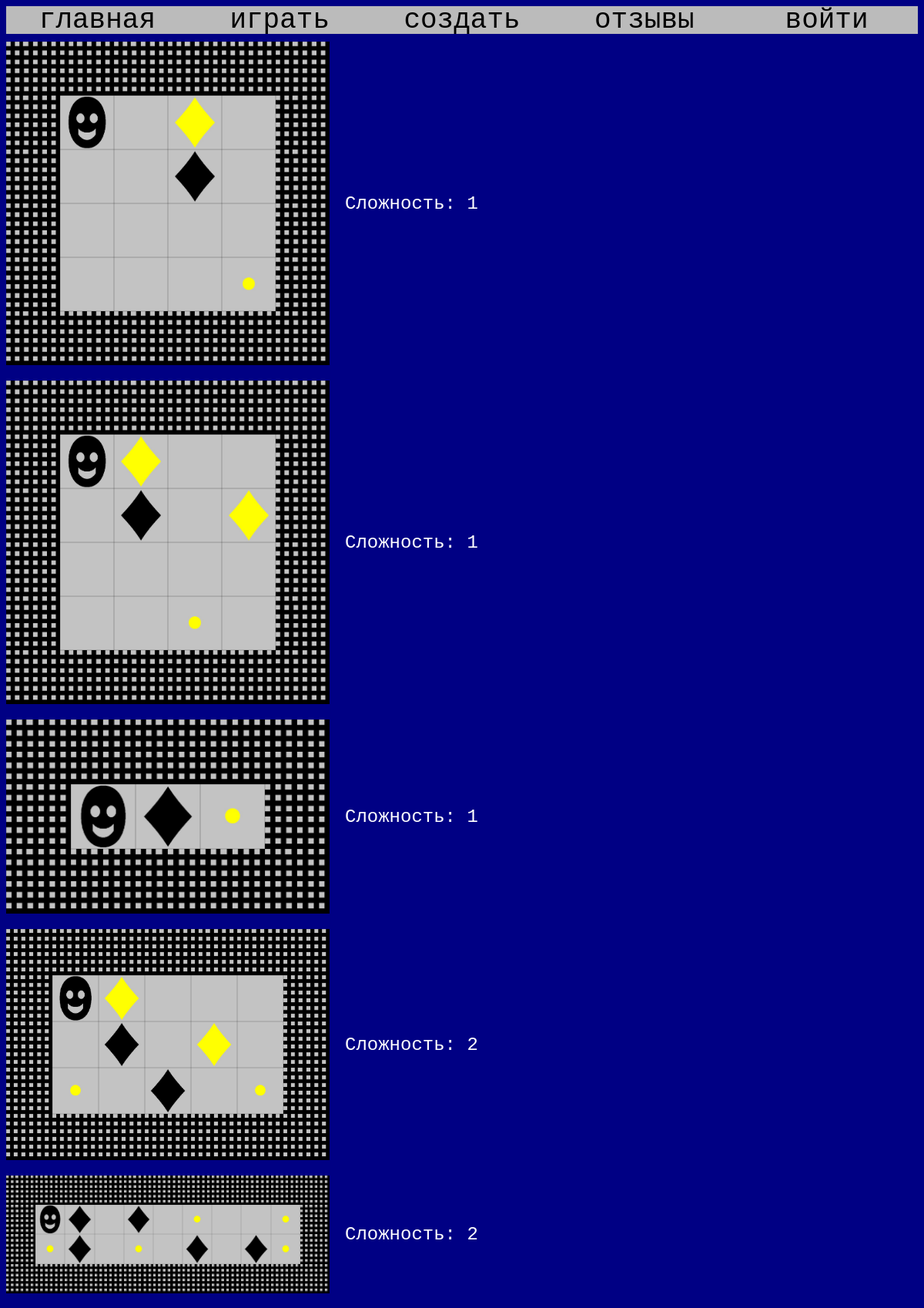
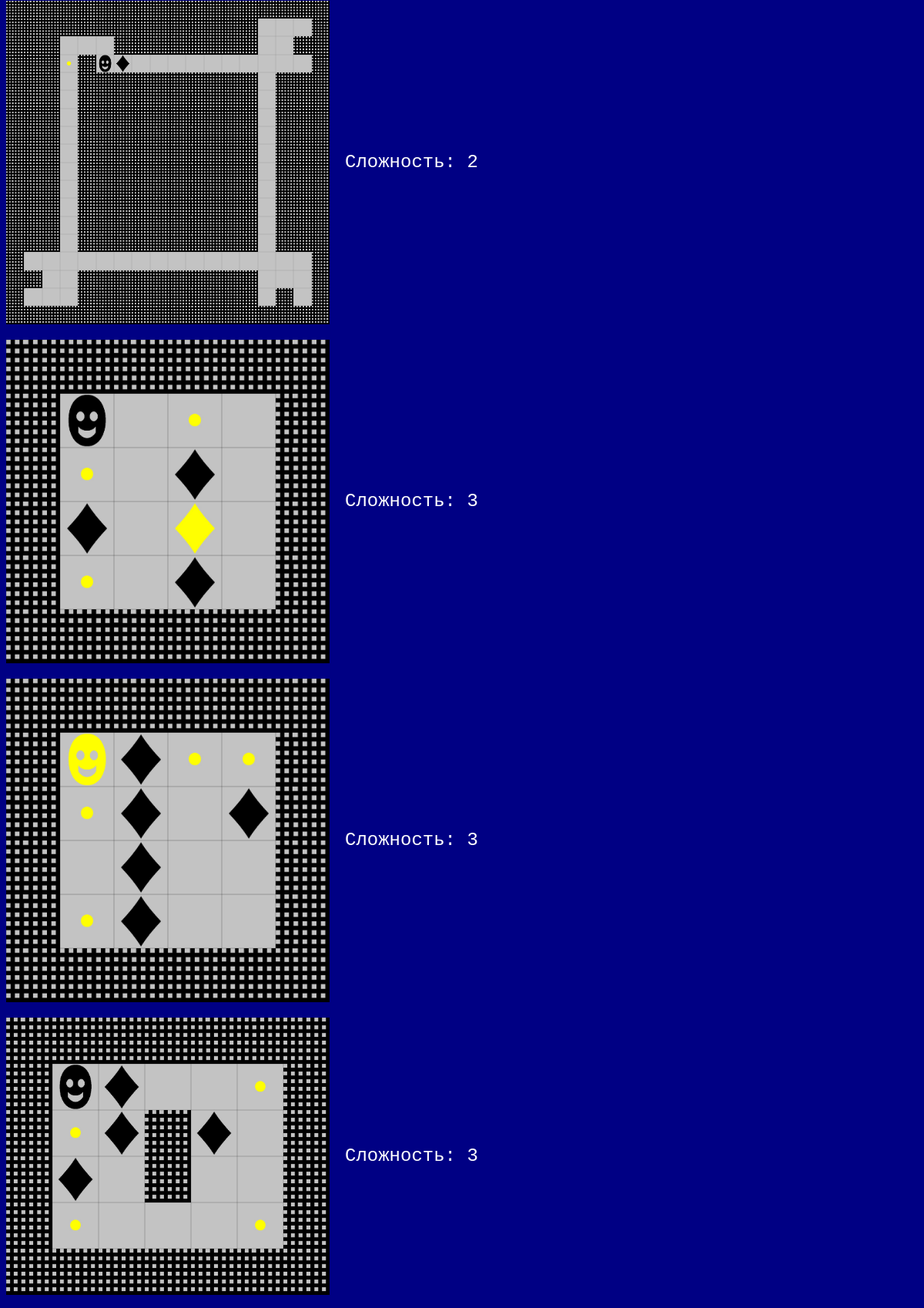
The page /play.php (upper part) on the database its author committed (2 pictures, top to bottom).
### tables this page shows
CREATE TABLE `tasks` (
  `ID` int(11) NOT NULL,
  `difficulty` int(11) NOT NULL,
  `columnCount` int(11) NOT NULL,
  `rowCount` int(11) NOT NULL,
  `pos` text NOT NULL
);

### modules/Content.php (called while the page is built, shortened)
<?php
function GetTasks($link, $param)
{
    $tasksResource = mysqli_query($link, "SELECT * FROM `Tasks` ORDER BY `" . $param . "` ASC");
    $i = 0;
    while ($task= mysqli_fetch_assoc($tasksResource))
    {
        $i++;
        $tasks[$i] = $task;
    }
    return $tasks;
}

### play.php (the view, shortened to what this page needs)
<!DOCTYPE html>
<html>
    <head>
         <link rel="stylesheet" type="text/css" href="css/play.css">
         <link rel="stylesheet" type="text/css" href="css/header.css">
         <link rel="stylesheet" type="text/css" href="css/footer.css">
    </head>
    <body>
        <?php
            require './modules\Content.php';
            $link = MySqlConnect();
            if (isset($_SESSION['login']))
            {
            $enterHeaderWord = $_SESSION['login'];
            $enterHeaderWordRef = "profile.php";
            }
            else
            {
                $enterHeaderWord = "войти";
                $enterHeaderWordRef = "registration.php";
            }
        ?>
        <?php
        $home = "главная"; $play = "играть"; $create = "создать"; $reviews = "отзывы";
        ?>
        <header class="header">
            <div class="headerBlock"><a class="headerWord" href="index.php"><?php echo $home;?></a></div>
            <div class="headerBlock"><a class="headerWord" href="play.php"><?php echo $play;?></a></div>
            <div class="headerBlock"><a class="headerWord" href="1"><?php echo $create;?></a></div>
            <div class="headerBlock"><a class="headerWord" href="review.php"><?php echo $reviews;?></a></div>
            <div class="headerBlock"><a class="headerWord" href=<?php echo $enterHeaderWordRef;?>><?php echo $enterHeaderWord?></a></div>
        </header>
        <?php
        $tasks = GetTasks($link, "difficulty");
        foreach ($tasks as &$task)
        {
            $ID = $task['ID'];
            $rowCount = $task['rowCount'];
            $columnCount = $task['columnCount'];
            $pos = $task['pos'];
            $difficulty = $task['difficulty'];
            echo "<div class='task'>";
            echo "<div id='task_" . $ID . "'><script> CreateTableAsLink(" . $rowCount .
            "," . $columnCount . "," . 420 . ",'" . $pos . "','task_" . $ID ."'); </script></div>";
            echo "<div class='description'><div>Сложность: " . $difficulty . "</div></div>";
            echo "</div>";
        }
        ?>
    </body>
</html>

### css/play.css (style rules this page uses)
* { padding: 0; font-family: monospace; }
body { display: flex; flex-direction: column; justify-content: space-between; background-color: rgb(0, 0, 132); }
.task { display: flex; flex-direction: row; justify-content: space-start; margin-bottom: 10px; margin-top: 10px; }
.description { display: flex; flex-direction: column; justify-content: space-around; font-size: 3vh; color: rgb(255, 255, 255); margin-left: 20px; }

### css/header.css (style rules this page uses)
.header { display: flex; flex-direction: row; justify-content: space-between; background: rgb(187, 187, 187); height: 3vw; font-size: 3vw; z-index: 100; }
.headerBlock { display: flex; justify-content: center; text-align: center; flex-grow: 1; align-items: stretch; flex-basis: 100%; }
.headerWord { justify-content: center; }
.headerWord { display: flex; flex-basis: 100%; align-items: center; color: rgb(0, 0, 0); text-decoration: none; }

### rows shown on the page
tasks: difficulty "1"
tasks: difficulty "1"
tasks: difficulty "1"
tasks: difficulty "2"
tasks: difficulty "2"
tasks: difficulty "2"
tasks: difficulty "3"
tasks: difficulty "3"
tasks: difficulty "3"

### other values the page prints
$home "главная"
$play "играть"
$create "создать"
$reviews "отзывы"
$enterHeaderWord "войти"
